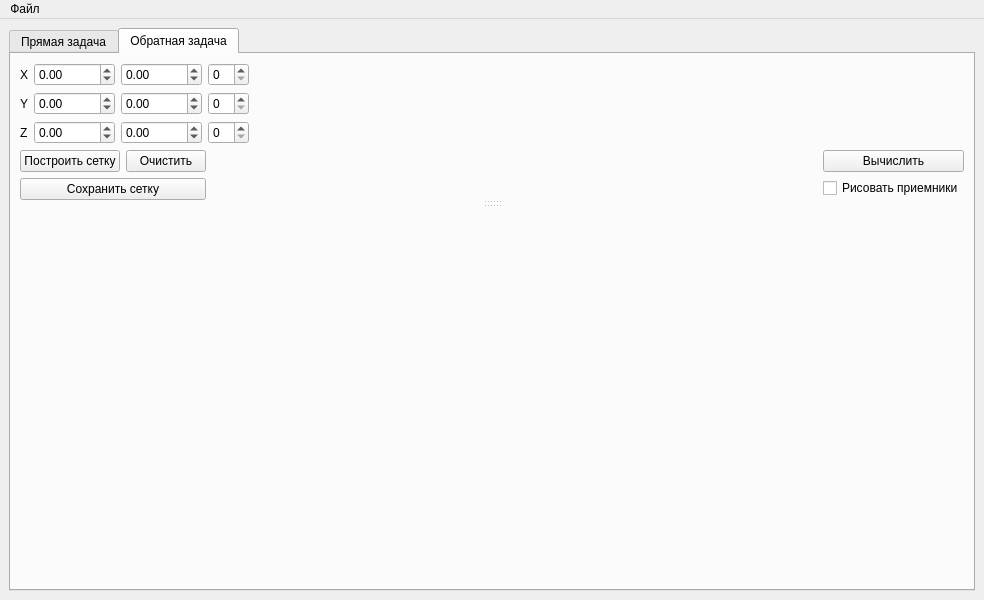
<?xml version="1.0" encoding="UTF-8"?>
<ui version="4.0">
 <class>MainWindow</class>
 <widget class="QMainWindow" name="MainWindow">
  <property name="geometry">
   <rect>
    <x>0</x>
    <y>0</y>
    <width>984</width>
    <height>600</height>
   </rect>
  </property>
  <property name="windowTitle">
   <string>Магниторазведка</string>
  </property>
  <widget class="QWidget" name="centralwidget">
   <layout class="QVBoxLayout" name="verticalLayout_2">
    <item>
     <widget class="QTabWidget" name="tabWidget">
      <property name="currentIndex">
       <number>1</number>
      </property>
      <widget class="QWidget" name="tab_direct">
       <attribute name="title">
        <string>Прямая задача</string>
       </attribute>
       <layout class="QVBoxLayout" name="verticalLayout_14">
        <item>
         <widget class="QSplitter" name="splitter">
          <property name="orientation">
           <enum>Qt::Vertical</enum>
          </property>
          <widget class="QWidget" name="verticalLayoutWidget">
           <layout class="QVBoxLayout" name="verticalLayout_9">
            <property name="sizeConstraint">
             <enum>QLayout::SetDefaultConstraint</enum>
            </property>
            <item>
             <layout class="QHBoxLayout" name="horizontalLayout_2">
              <item>
               <layout class="QHBoxLayout" name="horizontalLayout">
                <item>
                 <layout class="QVBoxLayout" name="verticalLayout_4">
                  <item>
                   <widget class="QLabel" name="label_2">
                    <property name="text">
                     <string>X</string>
                    </property>
                   </widget>
                  </item>
                  <item>
                   <widget class="QLabel" name="label">
                    <property name="text">
                     <string>Y</string>
                    </property>
                   </widget>
                  </item>
                  <item>
                   <widget class="QLabel" name="label_3">
                    <property name="text">
                     <string>Z</string>
                    </property>
                   </widget>
                  </item>
                 </layout>
                </item>
                <item>
                 <layout class="QVBoxLayout" name="verticalLayout">
                  <item>
                   <widget class="QDoubleSpinBox" name="xStartSB">
                    <property name="minimum">
                     <double>-10000.000000000000000</double>
                    </property>
                    <property name="maximum">
                     <double>10000.000000000000000</double>
                    </property>
                   </widget>
                  </item>
                  <item>
                   <widget class="QDoubleSpinBox" name="yStartSB">
                    <property name="minimum">
                     <double>-10000.000000000000000</double>
                    </property>
                    <property name="maximum">
                     <double>10000.000000000000000</double>
                    </property>
                   </widget>
                  </item>
                  <item>
                   <widget class="QDoubleSpinBox" name="zStartSB">
                    <property name="minimum">
                     <double>-10000.000000000000000</double>
                    </property>
                    <property name="maximum">
                     <double>10000.000000000000000</double>
                    </property>
                   </widget>
                  </item>
                 </layout>
                </item>
                <item>
                 <layout class="QVBoxLayout" name="verticalLayout_3">
                  <item>
                   <widget class="QDoubleSpinBox" name="xEndSB">
                    <property name="minimum">
                     <double>-10000.000000000000000</double>
                    </property>
                    <property name="maximum">
                     <double>10000.000000000000000</double>
                    </property>
                   </widget>
                  </item>
                  <item>
                   <widget class="QDoubleSpinBox" name="yEndSB">
                    <property name="minimum">
                     <double>-10000.000000000000000</double>
                    </property>
                    <property name="maximum">
                     <double>10000.000000000000000</double>
                    </property>
                   </widget>
                  </item>
                  <item>
                   <widget class="QDoubleSpinBox" name="zEndSB">
                    <property name="minimum">
                     <double>-10000.000000000000000</double>
                    </property>
                    <property name="maximum">
                     <double>10000.000000000000000</double>
                    </property>
                   </widget>
                  </item>
                 </layout>
                </item>
                <item>
                 <layout class="QVBoxLayout" name="verticalLayout_5">
                  <item>
                   <widget class="QSpinBox" name="xCntSB"/>
                  </item>
                  <item>
                   <widget class="QSpinBox" name="yCntSB"/>
                  </item>
                  <item>
                   <widget class="QSpinBox" name="zCntSB"/>
                  </item>
                 </layout>
                </item>
               </layout>
              </item>
              <item>
               <spacer name="horizontalSpacer">
                <property name="orientation">
                 <enum>Qt::Horizontal</enum>
                </property>
                <property name="sizeHint" stdset="0">
                 <size>
                  <width>40</width>
                  <height>20</height>
                 </size>
                </property>
               </spacer>
              </item>
              <item>
               <layout class="QVBoxLayout" name="verticalLayout_8">
                <item>
                 <layout class="QHBoxLayout" name="horizontalLayout_3">
                  <item>
                   <widget class="QDoubleSpinBox" name="rcvXStartSB">
                    <property name="minimum">
                     <double>-10000.000000000000000</double>
                    </property>
                    <property name="maximum">
                     <double>10000.000000000000000</double>
                    </property>
                   </widget>
                  </item>
                  <item>
                   <widget class="QDoubleSpinBox" name="rcvXEndSB">
                    <property name="minimum">
                     <double>-10000.000000000000000</double>
                    </property>
                    <property name="maximum">
                     <double>10000.000000000000000</double>
                    </property>
                   </widget>
                  </item>
                 </layout>
                </item>
                <item>
                 <layout class="QHBoxLayout" name="horizontalLayout_4">
                  <item>
                   <widget class="QSpinBox" name="rcvCntSB">
                    <property name="maximum">
                     <number>10000</number>
                    </property>
                   </widget>
                  </item>
                  <item>
                   <widget class="QPushButton" name="addReceiversBtn">
                    <property name="enabled">
                     <bool>true</bool>
                    </property>
                    <property name="text">
                     <string>Добавить приемники</string>
                    </property>
                   </widget>
                  </item>
                 </layout>
                </item>
               </layout>
              </item>
             </layout>
            </item>
            <item>
             <layout class="QHBoxLayout" name="horizontalLayout_5">
              <item>
               <layout class="QVBoxLayout" name="verticalLayout_7">
                <item>
                 <layout class="QHBoxLayout" name="horizontalLayout_6">
                  <item>
                   <widget class="QPushButton" name="drawMeshBtn">
                    <property name="sizePolicy">
                     <sizepolicy hsizetype="Minimum" vsizetype="Maximum">
                      <horstretch>0</horstretch>
                      <verstretch>0</verstretch>
                     </sizepolicy>
                    </property>
                    <property name="text">
                     <string>Построить сетку</string>
                    </property>
                   </widget>
                  </item>
                  <item>
                   <widget class="QPushButton" name="clearMeshBtn">
                    <property name="text">
                     <string>Очистить</string>
                    </property>
                   </widget>
                  </item>
                 </layout>
                </item>
                <item>
                 <widget class="QPushButton" name="saveMeshBtn">
                  <property name="text">
                   <string>Сохранить сетку</string>
                  </property>
                 </widget>
                </item>
               </layout>
              </item>
              <item>
               <spacer name="horizontalSpacer_2">
                <property name="orientation">
                 <enum>Qt::Horizontal</enum>
                </property>
                <property name="sizeHint" stdset="0">
                 <size>
                  <width>40</width>
                  <height>20</height>
                 </size>
                </property>
               </spacer>
              </item>
              <item>
               <layout class="QVBoxLayout" name="verticalLayout_13">
                <item>
                 <widget class="QPushButton" name="directCalculateBtn">
                  <property name="enabled">
                   <bool>true</bool>
                  </property>
                  <property name="sizePolicy">
                   <sizepolicy hsizetype="Minimum" vsizetype="Fixed">
                    <horstretch>0</horstretch>
                    <verstretch>0</verstretch>
                   </sizepolicy>
                  </property>
                  <property name="text">
                   <string>Вычислить</string>
                  </property>
                 </widget>
                </item>
                <item>
                 <widget class="QPushButton" name="saveReceiversBtn">
                  <property name="text">
                   <string>Сохранить результаты</string>
                  </property>
                 </widget>
                </item>
                <item>
                 <widget class="QCheckBox" name="drawReceiversCheckbox">
                  <property name="text">
                   <string>Рисовать приемники</string>
                  </property>
                 </widget>
                </item>
               </layout>
              </item>
             </layout>
            </item>
           </layout>
          </widget>
          <widget class="QWidget" name="verticalLayoutWidget_2">
           <layout class="QVBoxLayout" name="meshLayout"/>
          </widget>
          <widget class="QWidget" name="verticalLayoutWidget_3">
           <layout class="QVBoxLayout" name="plotLayout"/>
          </widget>
         </widget>
        </item>
        <item>
         <spacer name="verticalSpacer_2">
          <property name="orientation">
           <enum>Qt::Vertical</enum>
          </property>
          <property name="sizeHint" stdset="0">
           <size>
            <width>20</width>
            <height>40</height>
           </size>
          </property>
         </spacer>
        </item>
       </layout>
      </widget>
      <widget class="QWidget" name="tab_inverse">
       <attribute name="title">
        <string>Обратная задача</string>
       </attribute>
       <layout class="QVBoxLayout" name="verticalLayout_22">
        <item>
         <widget class="QSplitter" name="splitter_2">
          <property name="sizePolicy">
           <sizepolicy hsizetype="Preferred" vsizetype="Preferred">
            <horstretch>0</horstretch>
            <verstretch>0</verstretch>
           </sizepolicy>
          </property>
          <property name="orientation">
           <enum>Qt::Vertical</enum>
          </property>
          <widget class="QWidget" name="verticalLayoutWidget_6">
           <layout class="QVBoxLayout" name="verticalLayout_15">
            <property name="sizeConstraint">
             <enum>QLayout::SetDefaultConstraint</enum>
            </property>
            <item>
             <layout class="QHBoxLayout" name="horizontalLayout_7">
              <item>
               <layout class="QHBoxLayout" name="horizontalLayout_8">
                <item>
                 <layout class="QVBoxLayout" name="verticalLayout_6">
                  <item>
                   <widget class="QLabel" name="label_4">
                    <property name="text">
                     <string>X</string>
                    </property>
                   </widget>
                  </item>
                  <item>
                   <widget class="QLabel" name="label_5">
                    <property name="text">
                     <string>Y</string>
                    </property>
                   </widget>
                  </item>
                  <item>
                   <widget class="QLabel" name="label_6">
                    <property name="text">
                     <string>Z</string>
                    </property>
                   </widget>
                  </item>
                 </layout>
                </item>
                <item>
                 <layout class="QVBoxLayout" name="verticalLayout_16">
                  <item>
                   <widget class="QDoubleSpinBox" name="xStartInverseSB">
                    <property name="minimum">
                     <double>-10000.000000000000000</double>
                    </property>
                    <property name="maximum">
                     <double>10000.000000000000000</double>
                    </property>
                   </widget>
                  </item>
                  <item>
                   <widget class="QDoubleSpinBox" name="yStartInverseSB">
                    <property name="minimum">
                     <double>-10000.000000000000000</double>
                    </property>
                    <property name="maximum">
                     <double>10000.000000000000000</double>
                    </property>
                   </widget>
                  </item>
                  <item>
                   <widget class="QDoubleSpinBox" name="zStartInverseSB">
                    <property name="minimum">
                     <double>-10000.000000000000000</double>
                    </property>
                    <property name="maximum">
                     <double>10000.000000000000000</double>
                    </property>
                   </widget>
                  </item>
                 </layout>
                </item>
                <item>
                 <layout class="QVBoxLayout" name="verticalLayout_17">
                  <item>
                   <widget class="QDoubleSpinBox" name="xEndInverseSB">
                    <property name="minimum">
                     <double>-10000.000000000000000</double>
                    </property>
                    <property name="maximum">
                     <double>10000.000000000000000</double>
                    </property>
                   </widget>
                  </item>
                  <item>
                   <widget class="QDoubleSpinBox" name="yEndInverseSB">
                    <property name="minimum">
                     <double>-10000.000000000000000</double>
                    </property>
                    <property name="maximum">
                     <double>10000.000000000000000</double>
                    </property>
                   </widget>
                  </item>
                  <item>
                   <widget class="QDoubleSpinBox" name="zEndInverseSB">
                    <property name="minimum">
                     <double>-10000.000000000000000</double>
                    </property>
                    <property name="maximum">
                     <double>10000.000000000000000</double>
                    </property>
                   </widget>
                  </item>
                 </layout>
                </item>
                <item>
                 <layout class="QVBoxLayout" name="verticalLayout_18">
                  <item>
                   <widget class="QSpinBox" name="xCntInverseSB"/>
                  </item>
                  <item>
                   <widget class="QSpinBox" name="yCntInverseSB"/>
                  </item>
                  <item>
                   <widget class="QSpinBox" name="zCntInverseSB"/>
                  </item>
                 </layout>
                </item>
               </layout>
              </item>
              <item>
               <spacer name="horizontalSpacer_3">
                <property name="orientation">
                 <enum>Qt::Horizontal</enum>
                </property>
                <property name="sizeHint" stdset="0">
                 <size>
                  <width>40</width>
                  <height>20</height>
                 </size>
                </property>
               </spacer>
              </item>
              <item>
               <layout class="QVBoxLayout" name="verticalLayout_19"/>
              </item>
             </layout>
            </item>
            <item>
             <layout class="QHBoxLayout" name="horizontalLayout_11">
              <item>
               <layout class="QVBoxLayout" name="verticalLayout_20">
                <item>
                 <layout class="QHBoxLayout" name="horizontalLayout_12">
                  <item>
                   <widget class="QPushButton" name="drawInverseMeshBtn">
                    <property name="sizePolicy">
                     <sizepolicy hsizetype="Minimum" vsizetype="Maximum">
                      <horstretch>0</horstretch>
                      <verstretch>0</verstretch>
                     </sizepolicy>
                    </property>
                    <property name="text">
                     <string>Построить сетку</string>
                    </property>
                   </widget>
                  </item>
                  <item>
                   <widget class="QPushButton" name="clearInverseMeshBtn">
                    <property name="text">
                     <string>Очистить</string>
                    </property>
                   </widget>
                  </item>
                 </layout>
                </item>
                <item>
                 <widget class="QPushButton" name="saveInverseMeshBtn">
                  <property name="text">
                   <string>Сохранить сетку</string>
                  </property>
                 </widget>
                </item>
               </layout>
              </item>
              <item>
               <spacer name="horizontalSpacer_4">
                <property name="orientation">
                 <enum>Qt::Horizontal</enum>
                </property>
                <property name="sizeHint" stdset="0">
                 <size>
                  <width>40</width>
                  <height>20</height>
                 </size>
                </property>
               </spacer>
              </item>
              <item>
               <layout class="QVBoxLayout" name="verticalLayout_21">
                <item>
                 <widget class="QPushButton" name="inverseCalculateBtn">
                  <property name="enabled">
                   <bool>true</bool>
                  </property>
                  <property name="sizePolicy">
                   <sizepolicy hsizetype="Minimum" vsizetype="Fixed">
                    <horstretch>0</horstretch>
                    <verstretch>0</verstretch>
                   </sizepolicy>
                  </property>
                  <property name="text">
                   <string>Вычислить</string>
                  </property>
                 </widget>
                </item>
                <item>
                 <widget class="QCheckBox" name="drawReceiversInverseCheckbox">
                  <property name="text">
                   <string>Рисовать приемники</string>
                  </property>
                 </widget>
                </item>
               </layout>
              </item>
             </layout>
            </item>
           </layout>
          </widget>
          <widget class="QWidget" name="verticalLayoutWidget_7">
           <layout class="QVBoxLayout" name="meshInverseLayout"/>
          </widget>
          <widget class="QWidget" name="verticalLayoutWidget_8">
           <layout class="QVBoxLayout" name="origMeshLayout"/>
          </widget>
         </widget>
        </item>
        <item>
         <spacer name="verticalSpacer_3">
          <property name="orientation">
           <enum>Qt::Vertical</enum>
          </property>
          <property name="sizeHint" stdset="0">
           <size>
            <width>20</width>
            <height>346</height>
           </size>
          </property>
         </spacer>
        </item>
       </layout>
      </widget>
     </widget>
    </item>
   </layout>
  </widget>
  <widget class="QMenuBar" name="menubar">
   <property name="geometry">
    <rect>
     <x>0</x>
     <y>0</y>
     <width>984</width>
     <height>24</height>
    </rect>
   </property>
   <widget class="QMenu" name="menu">
    <property name="title">
     <string>Файл</string>
    </property>
    <addaction name="openMeshAction"/>
    <addaction name="action_2"/>
   </widget>
   <addaction name="menu"/>
  </widget>
  <action name="openMeshAction">
   <property name="text">
    <string>Открыть сетку</string>
   </property>
  </action>
  <action name="action_2">
   <property name="text">
    <string>Сохранить</string>
   </property>
  </action>
 </widget>
 <resources/>
 <connections/>
</ui>
